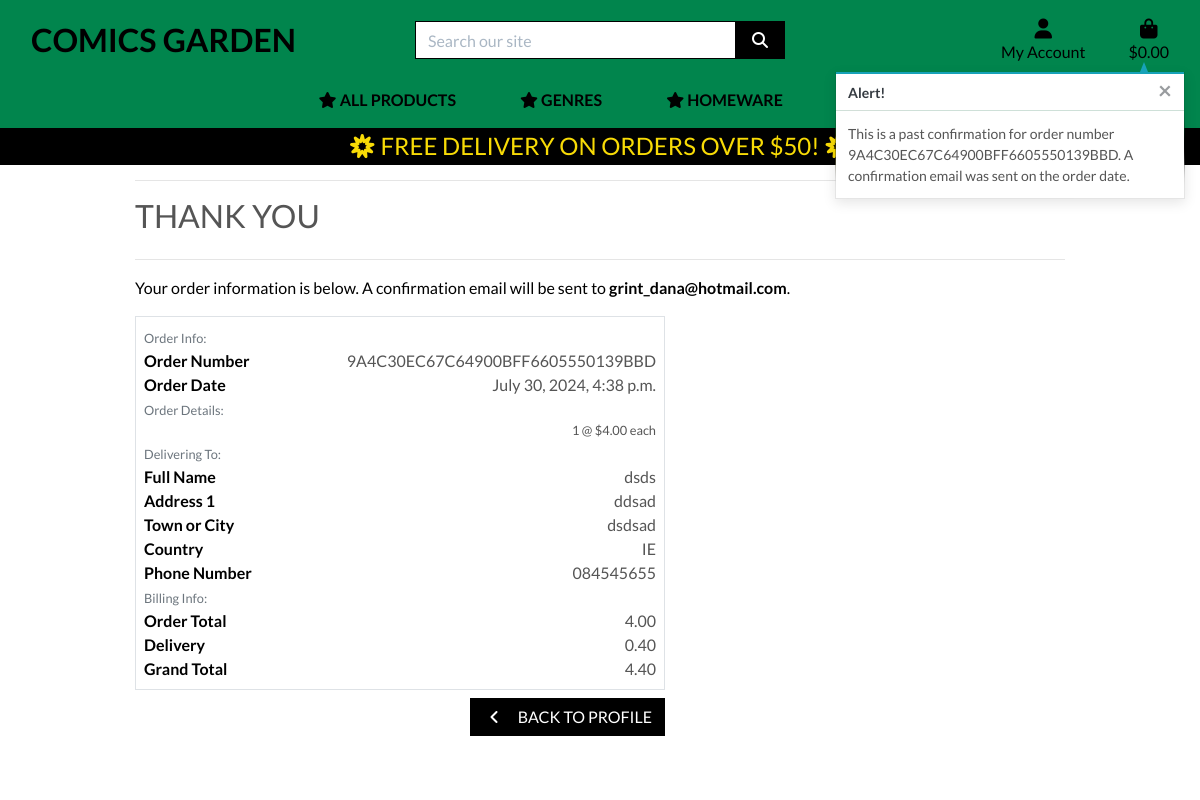
The app's page /profile/order_history/9A4C30EC67C64900BFF6605550139BBD with its own data.
### checkout/models.py (models this page shows, shortened)
class Order(models.Model):
    order_number = models.CharField(max_length=32, null=False, editable=False)
    user_profile = models.ForeignKey(UserProfile, on_delete=models.SET_NULL,
                                     null=True, blank=True, related_name='orders')
    full_name = models.CharField(max_length=50, null=False, blank=False)
    email = models.EmailField(max_length=254, null=False, blank=False)
    phone_number = models.CharField(max_length=20, null=False, blank=False)
    country = CountryField(blank_label='Country *', null=False, blank=False)
    postcode = models.CharField(max_length=20, null=True, blank=True)
    town_or_city = models.CharField(max_length=40, null=False, blank=False)
    street_address1 = models.CharField(max_length=80, null=False, blank=False)
    street_address2 = models.CharField(max_length=80, null=True, blank=True)
    county = models.CharField(max_length=80, null=True, blank=True)
    date = models.DateTimeField(auto_now_add=True)
    delivery_cost = models.DecimalField(max_digits=6, decimal_places=2, null=False, default=0)
    order_total = models.DecimalField(max_digits=10, decimal_places=2, null=False, default=0)
    grand_total = models.DecimalField(max_digits=10, decimal_places=2, null=False, default=0)
    original_bag = models.TextField(null=False, blank=False, default='')
    stripe_pid = models.CharField(max_length=254, null=False, blank=False, default='')

class OrderLineItem(models.Model):
    order = models.ForeignKey(Order, null=False, blank=False, on_delete=models.CASCADE, related_name='lineitems')
    product = models.ForeignKey(Product, null=False, blank=False, on_delete=models.CASCADE)
    product_size = models.CharField(max_length=2, null=True, blank=True) # XS, S, M, L, XL
    quantity = models.IntegerField(null=False, blank=False, default=0)
    lineitem_total = models.DecimalField(max_digits=6, decimal_places=2, null=False, blank=False, editable=False)

### products/models.py (models this page shows, shortened)
class Product(models.Model):
    COVER_TYPE_CHOICES = [
        ('softcover', 'Softcover'),
        ('hardcover', 'Hardcover'),
    ]
    COLOR_CHOICES = [
        ('colour', 'Colour'),
        ('black_and_white', 'Black and White'),
        ('colour_bw', 'Colour + B&W'),
    ]
    artist = models.ForeignKey('Artist', null=True, blank=True, on_delete=models.SET_NULL)
    category = models.ForeignKey('Category', null=True, blank=True, on_delete=models.SET_NULL)
    publisher = models.ForeignKey('Publisher', null=True, blank=True, on_delete=models.SET_NULL)
    genres = models.ManyToManyField('Genre', blank=True)
    sku = models.CharField(max_length=254, null=True, blank=True)
    title = models.CharField(max_length=254)
    description = models.TextField()
    price = models.DecimalField(max_digits=6, decimal_places=2)
    rating = models.DecimalField(max_digits=6, decimal_places=2, null=True, blank=True)
    pages = models.IntegerField(null=True, blank=True)
    cover_type = models.CharField(max_length=50, choices=COVER_TYPE_CHOICES, blank=True)
    color_option = models.CharField(max_length=20, choices=COLOR_CHOICES, default='colour')
    image_url = models.URLField(max_length=1024, null=True, blank=True)
    image = models.ImageField(null=True, blank=True)
    date_added = models.DateTimeField(default=timezone.now)

### profiles/views.py (the view)
# urls.py: path('order_history/<order_number>', views.order_history, name='order_history'),
def order_history(request, order_number):
    order = get_object_or_404(Order, order_number=order_number)
    messages.info(request, (
        f'This is a past confirmation for order number {order_number}. '
        'A confirmation email was sent on the order date.'
    ))
    template = 'checkout/checkout_success.html'
    context = {
        'order': order,
        'from_profile': True,
    }
    return render(request, template, context)

### bag/contexts.py (called while the page is built, shortened)
def bag_contents(request):
    bag_items = []
    total = 0
    product_count = 0
    bag = request.session.get('bag', {})
    if total < settings.FREE_DELIVERY_THRESHOLD:
        delivery = total * Decimal(settings.STANDARD_DELIVERY_PERCENTAGE / 100)
        free_delivery_delta = settings.FREE_DELIVERY_THRESHOLD - total
    else:
        delivery = 0
        free_delivery_delta = 0
    grand_total = delivery + total
    context = {
        'bag_items': bag_items,
        'total': total,
        'product_count': product_count,
        'delivery': delivery,
        'free_delivery_delta': free_delivery_delta,
        'free_delivery_threshold': settings.FREE_DELIVERY_THRESHOLD,
        'grand_total': grand_total,
    }
    return context

### products/contexts.py (called while the page is built)
def top_genres(request):
    top_genres = Genre.objects.annotate(num_products=Count('product')).exclude(name__iexact='sale').order_by('-num_products')[:10]
    return {'top_genres': top_genres}

### checkout/templates/checkout/checkout_success.html (shortened to what this page needs)
{% extends "base.html" %}
{% load static %}
{% block extra_css %}
    <link rel="stylesheet" href="{% static 'checkout/css/checkout.css' %}">
{% endblock %}
{% block page_header %}
    <div class="container header-container">
    </div>
{% endblock %}
{% block content %}
    <div class="overlay"></div>
    <div class="container">
        <div class="row">
            <div class="col">
                <hr>
                <h2 class="logo-font mb-4">Thank You</h2>
                <hr>
                <p class="text-black">Your order information is below. A confirmation email will be sent to <strong>{{ order.email }}</strong>.</p>
            </div>
        </div>
        <div class="row">
            <div class="col-12 col-lg-7">
                <div class="order-confirmation-wrapper p-2 border">
                    <div class="row">
                        <div class="col">
                            <small class="text-muted">Order Info:</small>
                        </div>
                    </div>
                    <div class="row">
                        <div class="col-12 col-md-4">
                            <p class="mb-0 text-black font-weight-bold">Order Number</p>
                        </div>
                        <div class="col-12 col-md-8 text-md-right">
                            <p class="mb-0">{{ order.order_number }}</p>
                        </div>
                    </div>
                    <div class="row">
                        <div class="col-12 col-md-4">
                            <p class="mb-0 text-black font-weight-bold">Order Date</p>
                        </div>
                        <div class="col-12 col-md-8 text-md-right">
                            <p class="mb-0">{{ order.date }}</p>
                        </div>
                    </div>
                    <div class="row">
                        <div class="col">
                            <small class="text-muted">Order Details:</small>
                        </div>
                    </div>
                    {% for item in order.lineitems.all %}
                    <div class="row">
                        <div class="col-12 col-md-4">
                        </div>
                        <div class="col-12 col-md-8 text-md-right">
                            <p class="small mb-0">{{ item.quantity }} @ ${{ item.product.price }} each</p>
                        </div>
                    </div>
                    {% endfor %}
                    <div class="row">
                        <div class="col">
                            <small class="text-muted">Delivering To:</small>
                        </div>
                    </div>
                    <div class="row">
                        <div class="col-12 col-md-4">
                            <p class="mb-0 text-black font-weight-bold">Full Name</p>
                        </div>
                        <div class="col-12 col-md-8 text-md-right">
                            <p class="mb-0">{{ order.full_name }}</p>
                        </div>
                    </div>
                    <div class="row">
                        <div class="col-12 col-md-4">
                            <p class="mb-0 text-black font-weight-bold">Address 1</p>
                        </div>
                        <div class="col-12 col-md-8 text-md-right">
                            <p class="mb-0">{{ order.street_address1 }}</p>
                        </div>
                    </div>
                    <div class="row">
                        <div class="col-12 col-md-4">
                            <p class="mb-0 text-black font-weight-bold">Town or City</p>
                        </div>
                        <div class="col-12 col-md-8 text-md-right">
                            <p class="mb-0">{{ order.town_or_city }}</p>
                        </div>
                    </div>
                    <div class="row">
                        <div class="col-12 col-md-4">
                            <p class="mb-0 text-black font-weight-bold">Country</p>
                        </div>
                        <div class="col-12 col-md-8 text-md-right">
                            <p class="mb-0">{{ order.country }}</p>
                        </div>
                    </div>
                    <div class="row">
                        <div class="col-12 col-md-4">
                            <p class="mb-0 text-black font-weight-bold">Phone Number</p>
                        </div>
                        <div class="col-12 col-md-8 text-md-right">
                            <p class="mb-0">{{ order.phone_number }}</p>
                        </div>
                    </div>
                    <div class="row">
                        <div class="col">
                            <small class="text-muted">Billing Info:</small>
                        </div>
                    </div>
                    <div class="row">
                        <div class="col-12 col-md-4">
                            <p class="mb-0 text-black font-weight-bold">Order Total</p>
                        </div>
                        <div class="col-12 col-md-8 text-md-right">
                            <p class="mb-0">{{ order.order_total }}</p>
                        </div>
                    </div>
                    <div class="row">
                        <div class="col-12 col-md-4">
                            <p class="mb-0 text-black font-weight-bold">Delivery</p>
                        </div>
                        <div class="col-12 col-md-8 text-md-right">
                            <p class="mb-0">{{ order.delivery_cost }}</p>
                        </div>
                    </div>
                    <div class="row">
                        <div class="col-12 col-md-4">
                            <p class="mb-0 text-black font-weight-bold">Grand Total</p>
                        </div>
                        <div class="col-12 col-md-8 text-md-right">
                            <p class="mb-0">{{ order.grand_total }}</p>
                        </div>
                    </div>
                </div>
            </div>
        </div>
        <div class="row">
			<div class="col-12 col-lg-7 text-right">
                {% if from_profile %}
                    <a href="{% url 'profile' %}" class="btn btn-black rounded-0 my-2">
                        <span class="icon mr-2">
                            <i class="fas fa-angle-left"></i>
                        </span>
                        <span class="text-uppercase">Back to Profile</span>
                    </a>
                {% endif %}
			</div>
		</div>
    </div>
{% endblock %}

### static/css/base.css (style rules this page uses)
html { height: 100%; }
body { background: url('/media/homepage_background_cropped.jpg') no-repeat center center fixed; background-size: cover; height: calc(100vh - 164px); color: #555; font-family: 'Lato'; }
a { color: #01854d; }
.icon { align-items: center; display: inline-flex; justify-content: center; height: 1.5rem; width: 1.5rem; }
.logo-font { text-transform: uppercase; }
.btn-black { background: black; color: white; }
.text-black { color: #000 !important; }
.overlay { height: 100%; width: 100%; top: 0; left: 0; position: fixed; background: white; z-index: -1; }
@media (min-width: 1200px) { .container { max-width: 80%; } }
@media (min-width: 992px) { .header-container { padding-top: 164px; } }

### records on screen
Order: email "grint_dana@hotmail.com", order_number "9A4C30EC67C64900BFF6605550139BBD", date "July 30, 2024, 4:38 p.m.", full_name "dsds", street_address1 "ddsad", town_or_city "dsdsad", country "IE", phone_number "084545655", order_total "4.00", delivery_cost "0.40", grand_total "4.40"
OrderLineItem: quantity "1", product.price "4.00"

### other values on screen
{{ free_delivery_threshold }} "50"
{{ message|safe }} "This is a past confirmation for order number 9A4C30EC67C64900BFF6605550139BBD. A confirmation email was sent on the order date."
